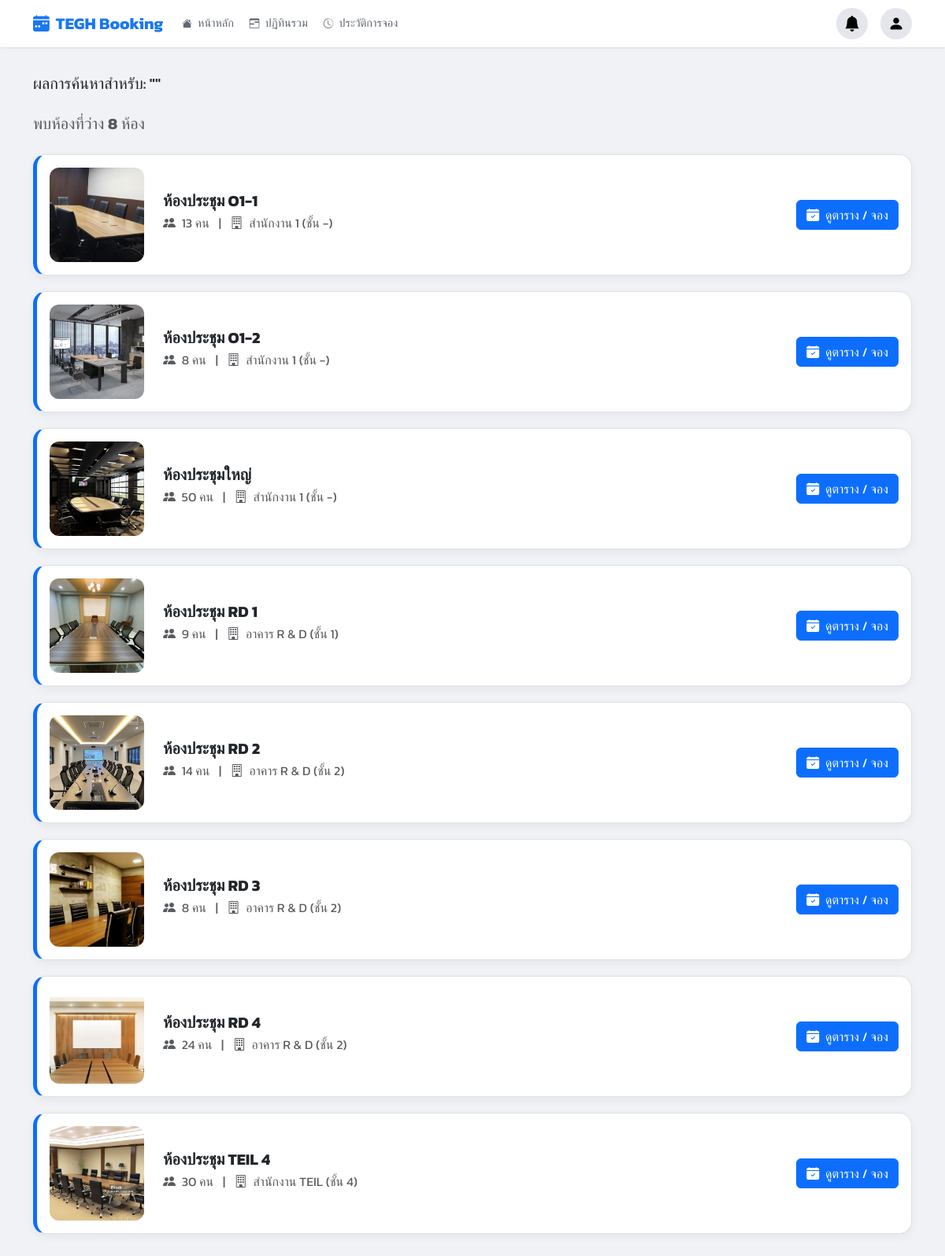
/search/ (signed in), run on the app's committed database.
### booking/models.py (models this page shows, shortened)
class Room(models.Model):
    name = models.CharField(max_length=100, verbose_name="ชื่อห้องประชุม")
    building = models.CharField(max_length=100, blank=True, null=True, verbose_name="อาคาร/ตึก")
    floor = models.CharField(max_length=50, blank=True, null=True, verbose_name="ชั้น")
    location = models.CharField(max_length=255, blank=True, null=True, verbose_name="สถานที่ตั้ง")
    capacity = models.PositiveIntegerField(default=1, verbose_name="ความจุ (คน)")
    equipment_in_room = models.TextField(blank=True, null=True, help_text="ระบุอุปกรณ์ถาวรในห้อง", verbose_name="อุปกรณ์ถาวรในห้อง")
    image = models.ImageField(upload_to='room_images/', blank=True, null=True, verbose_name="รูปภาพห้อง")
    approver = models.ForeignKey(User, on_delete=models.SET_NULL, null=True, blank=True, related_name='approvable_rooms', verbose_name="ผู้อนุมัติ")
    is_maintenance = models.BooleanField(default=False, verbose_name="สถานะปิดปรับปรุง")
    maintenance_start = models.DateTimeField(null=True, blank=True, verbose_name="เริ่มปิดปรับปรุง")
    maintenance_end = models.DateTimeField(null=True, blank=True, verbose_name="สิ้นสุดปิดปรับปรุง")
    requires_approval = models.BooleanField(default=False, verbose_name="ต้องรออนุมัติ")
    line_notify_token = models.CharField(max_length=50, blank=True, null=True, verbose_name="Line Notify Token")
    teams_webhook_url = models.TextField(blank=True, null=True, verbose_name="Teams Webhook URL")

### booking/views.py (the view)
# urls.py: path('search/', views.smart_search_view, name='smart_search'),
@login_required
def smart_search_view(request):
    query = request.GET.get('q', '').strip()
    rooms = Room.objects.all()
    if query:
        match = re.search(r'(\d+)', query)
        capacity = int(match.group(1)) if match else None
        kw = re.sub(r'\d+\s*(คน|ท่าน)?', '', query).strip()
        if capacity: rooms = rooms.filter(capacity__gte=capacity)
        if kw: rooms = rooms.filter(Q(name__icontains=kw) | Q(building__icontains=kw))
    ctx = get_base_context(request)
    ctx.update({'query': query, 'available_rooms': rooms, 'search_count': rooms.count()})
    return render(request, 'pages/search_results.html', ctx)

### booking/views.py (called while the page is built)
def is_admin(user):
    return user.is_authenticated and (user.is_superuser or user.is_staff or user.groups.filter(name='Admin').exists())

def is_approver_or_admin(user):
    return user.is_authenticated and (user.is_superuser or user.is_staff or user.groups.filter(name__in=['Approver', 'Admin']).exists())

### templates/pages/search_results.html (shortened to what this page needs)
{% extends "base.html" %}
{% load static %}
{% block content %}
<div class="page-header mb-4">
    <h5 class="mb-0">ผลการค้นหาสำหรับ: "{{ query_text }}"</h5>
</div>
{% if available_rooms %}
    <p class="text-muted fs-5">
        พบห้องที่ว่าง <strong>{{ available_rooms|length }}</strong> ห้อง
    </p>
    <div class="mt-4">
        {% for room in available_rooms %}
        <div class="room-list-item">
            <div class="room-image-wrapper">
                {% if room.image %}
                    <img src="{{ room.image.url }}" alt="{{ room.name }}">
                {% else %}
                    <div class="no-image-placeholder bg-light text-muted">
                        <i class="bi bi-image" style="font-size: 3rem;"></i>
                    </div>
                {% endif %}
            </div>
            <div class="room-details">
                <h5 class="fw-bold mb-1">{{ room.name }}</h5>
                <p class="text-muted mb-2">
                    <i class="bi bi-people-fill me-1"></i> {{ room.capacity }} คน
                    <span class="mx-2">|</span>
                    <i class="bi bi-building me-1"></i>
                    {{ room.building|default_if_none:room.location|default:"-" }} (ชั้น {{ room.floor|default:"-" }})
                </p>
            </div>
            <div class="room-action">
                <a href="{% url 'room_calendar' room.id %}" class="btn btn-primary">
                    <i class="bi bi-calendar-check-fill me-1"></i> ดูตาราง / จอง
                </a>
            </div>
        </div>
        {% endfor %}
    </div>
{% endif %}
{% endblock %}

### templates/base.html (style rules this page uses)
body { background-color: #f0f2f5; font-family: 'Kanit', sans-serif; padding-top: 70px; }

### templates/pages/search_results.html (style rules this page uses)
.room-list-item { background-color: #ffffff; padding: 1rem; border-radius: 1rem; border: 1px solid #dee2e6; border-left: 5px solid var(--bs-primary); box-shadow: 0 4px 12px rgba(0, 0, 0, 0.05); margin-bottom: 1.25rem; display: flex; align-items: center; }
.room-list-item .room-image-wrapper { flex-shrink: 0; width: 120px; height: 120px; margin-right: 1.5rem; }
.room-list-item .room-image-wrapper img, .room-list-item .room-image-wrapper .no-image-placeholder { width: 100%; height: 100%; object-fit: cover; border-radius: 0.75rem; display: flex; align-items: center; justify-content: center; }
.room-list-item .room-details { flex-grow: 1; }
.room-list-item .room-action { flex-shrink: 0; margin-left: 1.5rem; }

### data on the page
Room: image (picture), name "ห้องประชุม O1-1", capacity "13", building "สำนักงาน 1", floor "-"
Room: image (picture), name "ห้องประชุม O1-2", capacity "8", building "สำนักงาน 1", floor "-"
Room: image (picture), name "ห้องประชุมใหญ่", capacity "50", building "สำนักงาน 1", floor "-"
Room: image (picture), name "ห้องประชุม RD 1", capacity "9", building "อาคาร R & D", floor "1"
Room: image (picture), name "ห้องประชุม RD 2", capacity "14", building "อาคาร R & D", floor "2"
Room: image (picture), name "ห้องประชุม RD 3", capacity "8", building "อาคาร R & D", floor "2"
Room: image (picture), name "ห้องประชุม RD 4", capacity "24", building "อาคาร R & D", floor "2"
Room: image (picture), name "ห้องประชุม TEIL 4", capacity "30", building "สำนักงาน TEIL", floor "4"

### other printed values
{{ item.label }} "หน้าหลัก" "ปฏิทินรวม" "ประวัติการจอง"
{{ available_rooms|length }} "8"
